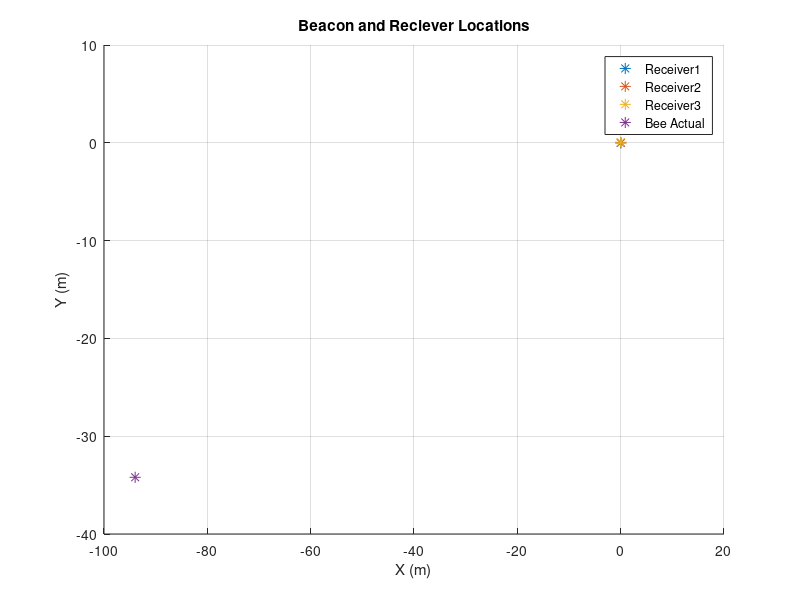

MATLAB code for this plot: (Note: this script raises an error after producing the figure.)
%%%%%%%%%%%%%%%%%%%%%%%%%%%%%%%%%%%%%%%%%%%%%%%%%%%%%%%%%%%%%%
% ASEN 4018: Senior Design Phase Modelling Stuff 
%(Not using any range measurments)
% 
% Created: Jarrod Puseman 10/6/2019
% Modified: Anastasia Muszynski 10/7/2019
% 
%%%%%%%%%%%%%%%%%%%%%%%%%%%%%%%%%%%%%%%%%%%%%%%%%%%%%%%%%%%%%%

% Clean Up
clear; clc; close all;

%% Set Up Antennas and Beacon (Coordinates)
%For Drawing, see page 27 in Jarrod's notebook
d12 = .06; %m
d13 = .06; %m
beta1 = 90; %degrees

beeRange = 100; %m
beeAngle = 200; %deg
Bee = [beeRange*cosd(beeAngle) beeRange*sind(beeAngle)];
A1 = [0 0];
A2 = [d12 0];
A3 = [d13*cosd(beta1) d13*sind(beta1)];

 figure
    hold on
    plot(A1(1), A1(2) ,'*','MarkerSize',8);
    plot(A2(1), A2(2) ,'*','MarkerSize',8);
    plot(A3(1), A3(2) ,'*','MarkerSize',8);
    plot(Bee(1), Bee(2) ,'*','MarkerSize',8);
    legend('Receiver1','Receiver2','Receiver3','Bee Actual');
    xlabel('X (m)')
    ylabel('Y (m)')
    grid on 
    title('Beacon and Reciever Locations');
    
%% Test all Theta values
thetavec = linspace(0,359, 360);
for i = 1:length(thetavec)
    Bee = [beeRange*cosd(thetavec(i)) beeRange*sind(thetavec(i))];
    alpha(i) = test2D(d12, d13, beta1, Bee, 0);
end
% figure()
% hold on
% plot(thetavec, alpha, 'bo')
% xlabel('Beacon Heading Angle (degrees)')
% ylabel('Beacon Heading Calculated Angle (degrees)')
% grid on 

%% Alright, Now Monte Carlo
N = 5000; %Number of points
alpha = zeros(N,1); 
Bee = [beeRange*cosd(beeAngle) beeRange*sind(beeAngle)];
for i = 1:N
    alpha(i) = test2D(d12, d13, beta1, Bee, 1);
end 
 figure
   histogram((alpha-beeAngle))
   grid on 
   xlabel('Beacon Heading Angle Error (degrees)')
   title({'Beacon Position Error for Normally Distributed Phase Angle Errors of 0.3 radians',...
       ' for Antenna Separation of 6 cm, Range of 100m, Heading Angle of 200 degrees'})
   fprintf('Mean: %d   Standard deviation: %d \n', mean(alpha-beeAngle), std(alpha-beeAngle))
   
   
  err = [beeRange*cosd(alpha), beeRange*sind(alpha)]-Bee;
     figure
    sgtitle({'Beacon Position Error for Normally Distributed Phase Angle Errors of 0.3 radians',...
       ' for Antenna Separation of 6 cm, Range of 100m, Heading Angle of 200 degrees'})
   subplot(1,2,1)
   histogram(err(:,1))
   grid on 
   xlabel('Beacon x-location error')
   subplot(1,2,2)
   histogram(err(:,2))
   grid on
   xlabel('Beacon y-location error')

%% Trying again, with sample averaging 
n = 10; % samples to average 
alpha = zeros(N,n);
for i = 1:N
    for j = 1:n
        alpha(i,j) = test2D(d12, d13, beta1, Bee, 1);
    end 
end 
alpha = mean(alpha,2);
 figure
   histogram((alpha-beeAngle))
   grid on 
   xlabel('Beacon Heading Angle Error (degrees)')
   title({'Beacon Position Error for Normally Distributed Phase Angle Errors of 0.3 radians',...
       ' for Antenna Separation of 6 cm, Range of 100m, Heading Angle of 200 degrees',...
       'Averaging 10 Samples'})   
   fprintf('Averaging 10 Samples: Mean: %d   Standard deviation: %d \n', mean(alpha-beeAngle), std(alpha-beeAngle))

   %% Trying again, with sample averaging 
n = 30; % samples to average 
alpha = zeros(N,n);
for i = 1:N
    for j = 1:n
        alpha(i,j) = test2D(d12, d13, beta1, Bee, 1);
    end 
end 
alpha = mean(alpha,2);
 figure
   histogram((alpha-beeAngle))
   grid on 
   xlabel('Beacon Heading Angle Error (degrees)')
      title({'Beacon Position Error for Normally Distributed Phase Angle Errors of 0.3 radians',...
       ' for Antenna Separation of 6 cm, Range of 100m, Heading Angle of 200 degrees',...
       'Averaging 30 Samples'})      
   fprintf('Averaging 30 Samples: Mean: %d   Standard deviation: %d \n', mean(alpha-beeAngle), std(alpha-beeAngle))


%% Function
function [alpha] = test2D(d12, d13, beta1, Bee, useError)
    
    A1 = [0 0];
    A2 = [d12 0];
    A3 = [d13*cosd(beta1) d13*sind(beta1)];

    sb1 = norm(abs(Bee-A1));
    sb2 = norm(abs(Bee-A2));
    sb3 = norm(abs(Bee-A3));

    %% Set Up RF Parameters
    f = 2.4e9; % Hz, frequency of sine wave
    c = 299792458; % m/s, the speed of light
    lambda = c/f; % m, wavelength
    dspec = lambda/(2*pi); % "specific distance"
    
    r12 = sb1-sb2; % distance difference (m)
    r13 = sb1-sb3; % distance difference (m)

    phi12 = r12/dspec; % calculate phase difference 
    phi13 = r13/dspec; % calculate phase difference 
    
    if useError ==1 
        phi12 = phi12+normrnd(0,2)*0.1;
        phi13 = phi13+normrnd(0,2)*0.1;
    end 
    
    alpha = atan2d(phi13*d12,(phi12*d13));
    if alpha <0 
      alpha = 360+alpha; 
    end 
end
